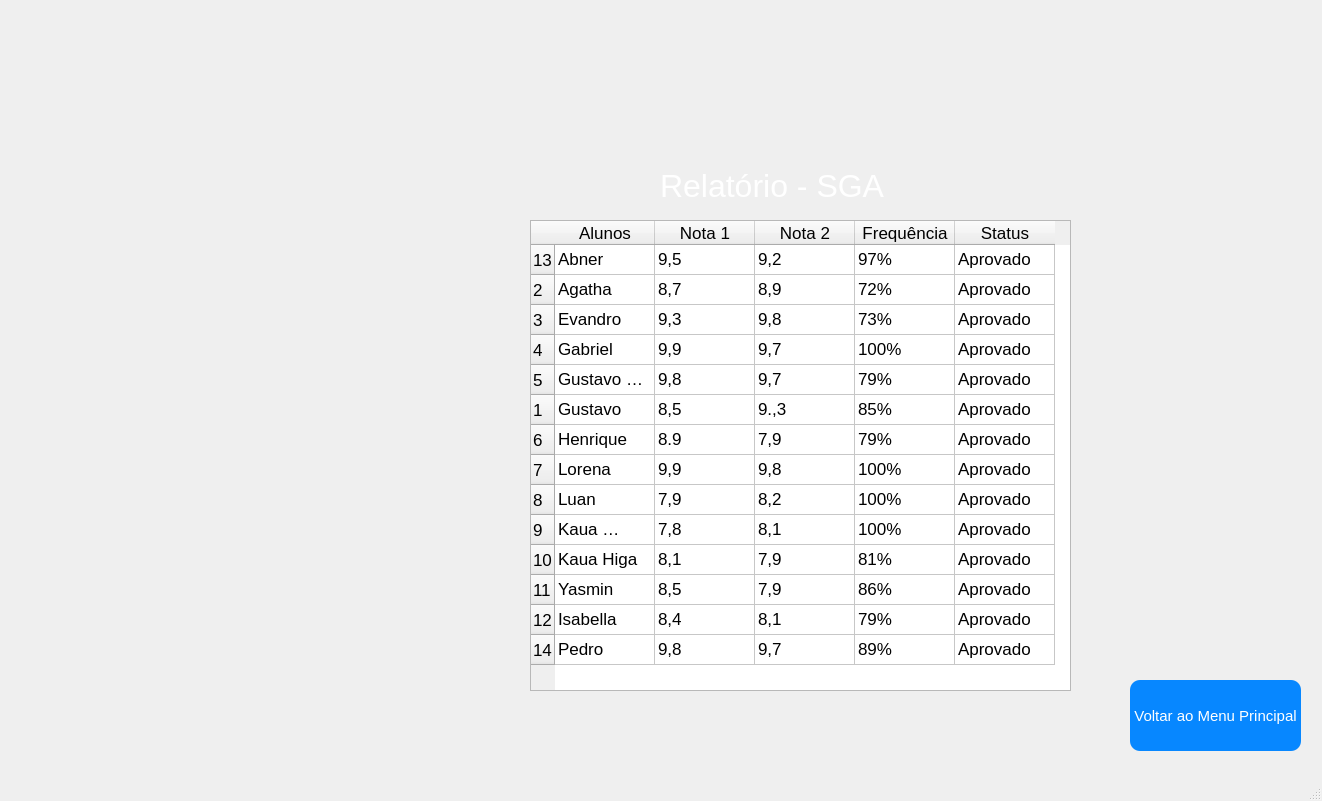
<?xml version="1.0" encoding="UTF-8"?>
<ui version="4.0">
 <class>MainWindow</class>
 <widget class="QMainWindow" name="MainWindow">
  <property name="geometry">
   <rect>
    <x>0</x>
    <y>0</y>
    <width>1322</width>
    <height>801</height>
   </rect>
  </property>
  <property name="windowTitle">
   <string>MainWindow</string>
  </property>
  <widget class="QWidget" name="centralwidget">
   <widget class="QLabel" name="label">
    <property name="geometry">
     <rect>
      <x>0</x>
      <y>-90</y>
      <width>1331</width>
      <height>861</height>
     </rect>
    </property>
    <property name="text">
     <string/>
    </property>
    <property name="pixmap">
     <pixmap>../Imagens/5052425-abstrato-fundo-amarelo-e-azul-vetor.jpg</pixmap>
    </property>
    <property name="scaledContents">
     <bool>true</bool>
    </property>
   </widget>
   <widget class="QLabel" name="label_2">
    <property name="geometry">
     <rect>
      <x>0</x>
      <y>0</y>
      <width>481</width>
      <height>241</height>
     </rect>
    </property>
    <property name="text">
     <string/>
    </property>
    <property name="pixmap">
     <pixmap>../Imagens/Logo_Senac_COR.png</pixmap>
    </property>
    <property name="scaledContents">
     <bool>true</bool>
    </property>
   </widget>
   <widget class="QTableWidget" name="tableWidget">
    <property name="geometry">
     <rect>
      <x>530</x>
      <y>220</y>
      <width>541</width>
      <height>471</height>
     </rect>
    </property>
    <property name="font">
     <font>
      <pointsize>13</pointsize>
     </font>
    </property>
    <property name="styleSheet">
     <string notr="true"/>
    </property>
    <row>
     <property name="text">
      <string>13</string>
     </property>
    </row>
    <row>
     <property name="text">
      <string>2</string>
     </property>
    </row>
    <row>
     <property name="text">
      <string>3</string>
     </property>
    </row>
    <row>
     <property name="text">
      <string>4</string>
     </property>
    </row>
    <row>
     <property name="text">
      <string>5</string>
     </property>
    </row>
    <row>
     <property name="text">
      <string>1</string>
     </property>
    </row>
    <row>
     <property name="text">
      <string>6</string>
     </property>
    </row>
    <row>
     <property name="text">
      <string>7</string>
     </property>
    </row>
    <row>
     <property name="text">
      <string>8</string>
     </property>
    </row>
    <row>
     <property name="text">
      <string>9</string>
     </property>
    </row>
    <row>
     <property name="text">
      <string>10</string>
     </property>
    </row>
    <row>
     <property name="text">
      <string>11</string>
     </property>
    </row>
    <row>
     <property name="text">
      <string>12</string>
     </property>
    </row>
    <row>
     <property name="text">
      <string>14</string>
     </property>
    </row>
    <column>
     <property name="text">
      <string>Alunos</string>
     </property>
    </column>
    <column>
     <property name="text">
      <string>Nota 1</string>
     </property>
    </column>
    <column>
     <property name="text">
      <string>Nota 2</string>
     </property>
    </column>
    <column>
     <property name="text">
      <string>Frequência</string>
     </property>
    </column>
    <column>
     <property name="text">
      <string>Status</string>
     </property>
    </column>
    <item row="0" column="0">
     <property name="text">
      <string>Abner</string>
     </property>
    </item>
    <item row="0" column="1">
     <property name="text">
      <string>9,5</string>
     </property>
    </item>
    <item row="0" column="2">
     <property name="text">
      <string>9,2</string>
     </property>
    </item>
    <item row="0" column="3">
     <property name="text">
      <string>97%</string>
     </property>
    </item>
    <item row="0" column="4">
     <property name="text">
      <string>Aprovado</string>
     </property>
    </item>
    <item row="1" column="0">
     <property name="text">
      <string>Agatha</string>
     </property>
    </item>
    <item row="1" column="1">
     <property name="text">
      <string>8,7</string>
     </property>
    </item>
    <item row="1" column="2">
     <property name="text">
      <string>8,9</string>
     </property>
    </item>
    <item row="1" column="3">
     <property name="text">
      <string>72%</string>
     </property>
    </item>
    <item row="1" column="4">
     <property name="text">
      <string>Aprovado</string>
     </property>
    </item>
    <item row="2" column="0">
     <property name="text">
      <string>Evandro</string>
     </property>
    </item>
    <item row="2" column="1">
     <property name="text">
      <string>9,3</string>
     </property>
    </item>
    <item row="2" column="2">
     <property name="text">
      <string>9,8</string>
     </property>
    </item>
    <item row="2" column="3">
     <property name="text">
      <string>73%</string>
     </property>
    </item>
    <item row="2" column="4">
     <property name="text">
      <string>Aprovado</string>
     </property>
    </item>
    <item row="3" column="0">
     <property name="text">
      <string>Gabriel</string>
     </property>
    </item>
    <item row="3" column="1">
     <property name="text">
      <string>9,9</string>
     </property>
    </item>
    <item row="3" column="2">
     <property name="text">
      <string>9,7</string>
     </property>
    </item>
    <item row="3" column="3">
     <property name="text">
      <string>100%</string>
     </property>
    </item>
    <item row="3" column="4">
     <property name="text">
      <string>Aprovado</string>
     </property>
    </item>
    <item row="4" column="0">
     <property name="text">
      <string>Gustavo Nascimento</string>
     </property>
    </item>
    <item row="4" column="1">
     <property name="text">
      <string>9,8</string>
     </property>
    </item>
    <item row="4" column="2">
     <property name="text">
      <string>9,7</string>
     </property>
    </item>
    <item row="4" column="3">
     <property name="text">
      <string>79%</string>
     </property>
    </item>
    <item row="4" column="4">
     <property name="text">
      <string>Aprovado</string>
     </property>
    </item>
    <item row="5" column="0">
     <property name="text">
      <string>Gustavo</string>
     </property>
    </item>
    <item row="5" column="1">
     <property name="text">
      <string>8,5</string>
     </property>
    </item>
    <item row="5" column="2">
     <property name="text">
      <string>9.,3</string>
     </property>
    </item>
    <item row="5" column="3">
     <property name="text">
      <string>85%</string>
     </property>
    </item>
    <item row="5" column="4">
     <property name="text">
      <string>Aprovado</string>
     </property>
    </item>
    <item row="6" column="0">
     <property name="text">
      <string>Henrique</string>
     </property>
    </item>
    <item row="6" column="1">
     <property name="text">
      <string>8.9</string>
     </property>
    </item>
    <item row="6" column="2">
     <property name="text">
      <string>7,9</string>
     </property>
    </item>
    <item row="6" column="3">
     <property name="text">
      <string>79%</string>
     </property>
    </item>
    <item row="6" column="4">
     <property name="text">
      <string>Aprovado</string>
     </property>
    </item>
    <item row="7" column="0">
     <property name="text">
      <string>Lorena</string>
     </property>
    </item>
    <item row="7" column="1">
     <property name="text">
      <string>9,9</string>
     </property>
    </item>
    <item row="7" column="2">
     <property name="text">
      <string>9,8</string>
     </property>
    </item>
    <item row="7" column="3">
     <property name="text">
      <string>100%</string>
     </property>
    </item>
    <item row="7" column="4">
     <property name="text">
      <string>Aprovado</string>
     </property>
    </item>
    <item row="8" column="0">
     <property name="text">
      <string>Luan</string>
     </property>
    </item>
    <item row="8" column="1">
     <property name="text">
      <string>7,9</string>
     </property>
    </item>
    <item row="8" column="2">
     <property name="text">
      <string>8,2</string>
     </property>
    </item>
    <item row="8" column="3">
     <property name="text">
      <string>100%</string>
     </property>
    </item>
    <item row="8" column="4">
     <property name="text">
      <string>Aprovado</string>
     </property>
    </item>
    <item row="9" column="0">
     <property name="text">
      <string>Kaua Miguel</string>
     </property>
    </item>
    <item row="9" column="1">
     <property name="text">
      <string>7,8</string>
     </property>
    </item>
    <item row="9" column="2">
     <property name="text">
      <string>8,1</string>
     </property>
    </item>
    <item row="9" column="3">
     <property name="text">
      <string>100%</string>
     </property>
    </item>
    <item row="9" column="4">
     <property name="text">
      <string>Aprovado</string>
     </property>
    </item>
    <item row="10" column="0">
     <property name="text">
      <string>Kaua Higa</string>
     </property>
    </item>
    <item row="10" column="1">
     <property name="text">
      <string>8,1</string>
     </property>
    </item>
    <item row="10" column="2">
     <property name="text">
      <string>7,9</string>
     </property>
    </item>
    <item row="10" column="3">
     <property name="text">
      <string>81%</string>
     </property>
    </item>
    <item row="10" column="4">
     <property name="text">
      <string>Aprovado</string>
     </property>
    </item>
    <item row="11" column="0">
     <property name="text">
      <string>Yasmin</string>
     </property>
    </item>
    <item row="11" column="1">
     <property name="text">
      <string>8,5</string>
     </property>
    </item>
    <item row="11" column="2">
     <property name="text">
      <string>7,9</string>
     </property>
    </item>
    <item row="11" column="3">
     <property name="text">
      <string>86%</string>
     </property>
    </item>
    <item row="11" column="4">
     <property name="text">
      <string>Aprovado</string>
     </property>
    </item>
    <item row="12" column="0">
     <property name="text">
      <string>Isabella</string>
     </property>
    </item>
    <item row="12" column="1">
     <property name="text">
      <string>8,4</string>
     </property>
    </item>
    <item row="12" column="2">
     <property name="text">
      <string>8,1</string>
     </property>
    </item>
    <item row="12" column="3">
     <property name="text">
      <string>79%</string>
     </property>
    </item>
    <item row="12" column="4">
     <property name="text">
      <string>Aprovado</string>
     </property>
    </item>
    <item row="13" column="0">
     <property name="text">
      <string>Pedro</string>
     </property>
    </item>
    <item row="13" column="1">
     <property name="text">
      <string>9,8</string>
     </property>
    </item>
    <item row="13" column="2">
     <property name="text">
      <string>9,7</string>
     </property>
    </item>
    <item row="13" column="3">
     <property name="text">
      <string>89%</string>
     </property>
    </item>
    <item row="13" column="4">
     <property name="text">
      <string>Aprovado</string>
     </property>
    </item>
   </widget>
   <widget class="QPushButton" name="voltar">
    <property name="geometry">
     <rect>
      <x>1130</x>
      <y>680</y>
      <width>171</width>
      <height>71</height>
     </rect>
    </property>
    <property name="font">
     <font>
      <pointsize>11</pointsize>
     </font>
    </property>
    <property name="styleSheet">
     <string notr="true">background-color:#0787ff;
color:#ffffff;
border-radius:10px;
</string>
    </property>
    <property name="text">
     <string>Voltar ao Menu Principal</string>
    </property>
   </widget>
   <widget class="QLabel" name="label_3">
    <property name="geometry">
     <rect>
      <x>660</x>
      <y>160</y>
      <width>241</width>
      <height>51</height>
     </rect>
    </property>
    <property name="font">
     <font>
      <pointsize>24</pointsize>
     </font>
    </property>
    <property name="styleSheet">
     <string notr="true">color:#ffffff;</string>
    </property>
    <property name="text">
     <string>Relatório - SGA</string>
    </property>
   </widget>
  </widget>
  <widget class="QMenuBar" name="menubar">
   <property name="geometry">
    <rect>
     <x>0</x>
     <y>0</y>
     <width>1322</width>
     <height>21</height>
    </rect>
   </property>
  </widget>
  <widget class="QStatusBar" name="statusbar"/>
 </widget>
 <resources/>
 <connections/>
</ui>
